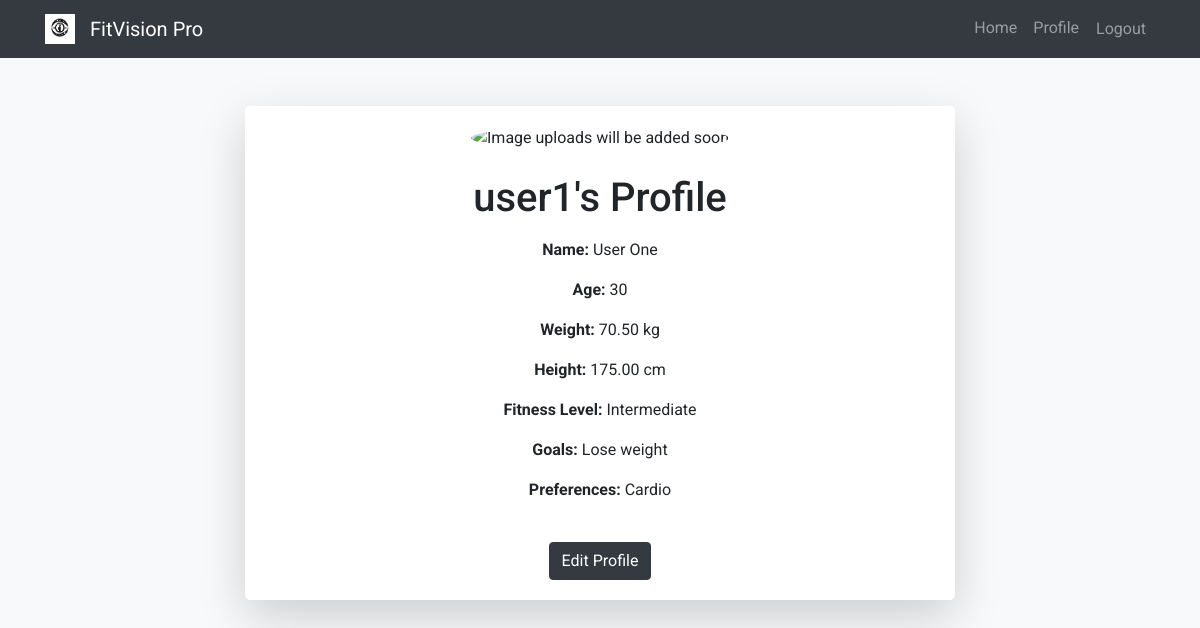
The app's page /accounts/profile/ (signed in) with its own data.
### authintication/models.py (models this page shows, shortened)
class Profile(models.Model):
    user = models.OneToOneField(User, on_delete=models.CASCADE)
    name = models.CharField(max_length=100)  # This should be a separate field
    age = models.IntegerField(null=True)
    weight = models.DecimalField(max_digits=5, decimal_places=2, null=True)
    height = models.DecimalField(max_digits=5, decimal_places=2, null=True)
    fitnessLevel = models.CharField(max_length=50, null=True)
    goals = models.TextField(null=True)
    preferences = models.CharField(max_length=20, null=True)

### authintication/views.py (the view)
# urls.py: path('profile/', views.profile_viewu, name='profile'),
@login_required
def profile_viewu(request):
    profile = request.user.profile
    return render(request, 'profile.html', {'profile': profile})

### authintication/templates/profile.html (shortened to what this page needs)
{% extends 'base_generic.html' %}
{% block content %}
  <div class="container mt-5">
    <div class="row justify-content-center">
      <div class="col-md-8">
        <div class="card shadow-lg border-0 rounded-lg">
          <div class="card-body text-center">
            <img src="" alt="Image uploads will be added soon" class="img-fluid rounded-circle mb-4" />
            <h1 class="mb-3">{{ user.username }}'s Profile</h1>
            <p>
              <strong>Name:</strong> {{ profile.name }}
            </p>
            <p>
              <strong>Age:</strong> {{ profile.age }}
            </p>
            <p>
              <strong>Weight:</strong> {{ profile.weight }} kg
            </p>
            <p>
              <strong>Height:</strong> {{ profile.height }} cm
            </p>
            <p>
              <strong>Fitness Level:</strong> {{ profile.fitnessLevel }}
            </p>
            <p>
              <strong>Goals:</strong> {{ profile.goals }}
            </p>
            <p>
              <strong>Preferences:</strong> {{ profile.preferences }}
            </p>
            <a href="{% url 'edit_profile' %}" class="btn btn-dark mt-4">Edit Profile</a>
          </div>
        </div>
      </div>
    </div>
  </div>
{% endblock %}

### FitVision/static/styles_base.css (style rules this page uses)
body { background-color: #f8f9fa; font-family: 'Roboto', sans-serif; }

### records on screen
Profile: name "User One", age "30", weight "70.50", height "175.00", fitnessLevel "Intermediate", goals "Lose weight", preferences "Cardio"

### other values on screen
{{ user.username }} "user1"
